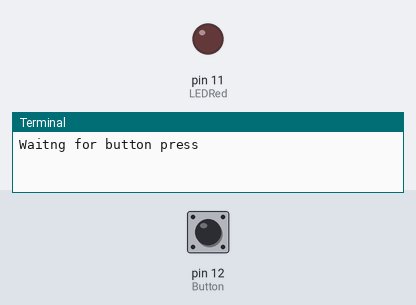
A program run on a simulated Raspberry Pi (header pin numbers). Shown: output pins drawn as LEDs (lit = HIGH), the last lines printed to the terminal. The inputs (shaded band) are chosen by the test bench; at power-on: pin 12 (Button) HIGH.

Above: at 1.2 s.
1.3 s: pin 12 (Button) pulled LOW for 2.35 s
At 3.0 s:
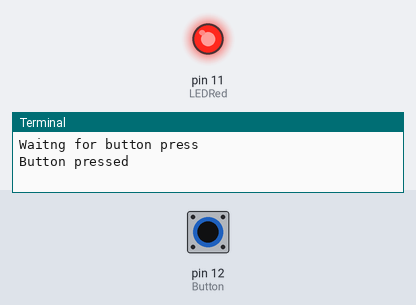
Timing chart, 0 to 5.5 s (numbered marks = the images above; inputs shaded):
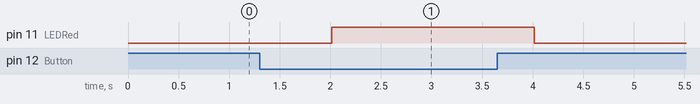

Measured:
- after the input at 1.3 s, pin 11 (LEDRed): LOW → HIGH after 0.72 s, → LOW 2.0 s later

The program:

Task_2.py
```python
import os
import sys
import time
import RPi.GPIO as GPIO

LEDRed = 11
Button = 12

GPIO.setmode(GPIO.BOARD)
GPIO.setwarnings(False)
GPIO.setup(LEDRed, GPIO.OUT)
GPIO.setup(Button, GPIO.IN)

while True:
    if GPIO.input(Button) == False: # LED will switch on when button is pressed
        print("Button pressed")
        GPIO.output(LEDRed, GPIO.HIGH)

    else:
        GPIO.output(LEDRed, GPIO.LOW) # LED will be in a off state until button is pressed
        os.system('clear')
        print("Waitng for button press")

    time.sleep(2)
```
